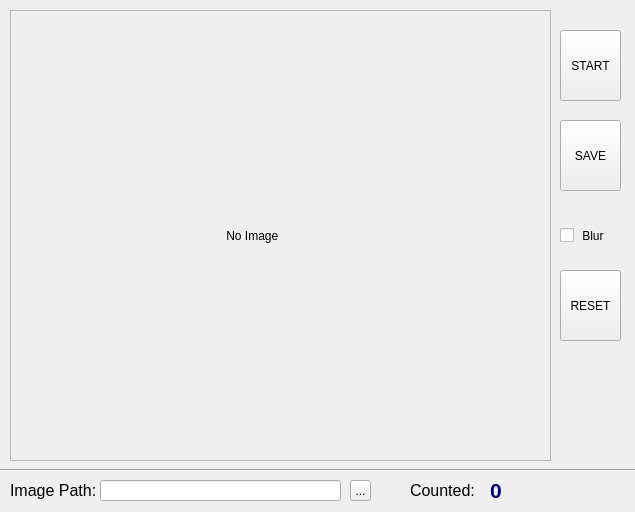
<?xml version="1.0" encoding="UTF-8"?>
<ui version="4.0">
 <class>MainWindow</class>
 <widget class="QMainWindow" name="MainWindow">
  <property name="geometry">
   <rect>
    <x>0</x>
    <y>0</y>
    <width>635</width>
    <height>512</height>
   </rect>
  </property>
  <property name="minimumSize">
   <size>
    <width>635</width>
    <height>512</height>
   </size>
  </property>
  <property name="maximumSize">
   <size>
    <width>635</width>
    <height>512</height>
   </size>
  </property>
  <property name="windowTitle">
   <string>Cell Counter</string>
  </property>
  <widget class="QWidget" name="centralwidget">
   <widget class="QToolButton" name="btn_browser">
    <property name="geometry">
     <rect>
      <x>350</x>
      <y>480</y>
      <width>21</width>
      <height>21</height>
     </rect>
    </property>
    <property name="text">
     <string>...</string>
    </property>
   </widget>
   <widget class="QLineEdit" name="le_path">
    <property name="geometry">
     <rect>
      <x>100</x>
      <y>480</y>
      <width>241</width>
      <height>21</height>
     </rect>
    </property>
   </widget>
   <widget class="QLabel" name="label">
    <property name="geometry">
     <rect>
      <x>10</x>
      <y>480</y>
      <width>101</width>
      <height>21</height>
     </rect>
    </property>
    <property name="text">
     <string>&lt;html&gt;&lt;head/&gt;&lt;body&gt;&lt;p&gt;&lt;span style=&quot; font-size:12pt;&quot;&gt;Image Path:&lt;/span&gt;&lt;/p&gt;&lt;/body&gt;&lt;/html&gt;</string>
    </property>
   </widget>
   <widget class="QLabel" name="img">
    <property name="geometry">
     <rect>
      <x>10</x>
      <y>10</y>
      <width>541</width>
      <height>451</height>
     </rect>
    </property>
    <property name="text">
     <string>                                                                 No Image</string>
    </property>
   </widget>
   <widget class="Line" name="line">
    <property name="geometry">
     <rect>
      <x>0</x>
      <y>460</y>
      <width>641</width>
      <height>20</height>
     </rect>
    </property>
    <property name="orientation">
     <enum>Qt::Horizontal</enum>
    </property>
   </widget>
   <widget class="QPushButton" name="startButton">
    <property name="geometry">
     <rect>
      <x>560</x>
      <y>30</y>
      <width>61</width>
      <height>71</height>
     </rect>
    </property>
    <property name="text">
     <string>START</string>
    </property>
   </widget>
   <widget class="QLabel" name="label_2">
    <property name="geometry">
     <rect>
      <x>410</x>
      <y>480</y>
      <width>71</width>
      <height>21</height>
     </rect>
    </property>
    <property name="text">
     <string>&lt;html&gt;&lt;head/&gt;&lt;body&gt;&lt;p&gt;&lt;span style=&quot; font-size:12pt;&quot;&gt;Counted: &lt;/span&gt;&lt;/p&gt;&lt;/body&gt;&lt;/html&gt;</string>
    </property>
   </widget>
   <widget class="QLabel" name="cellCount">
    <property name="geometry">
     <rect>
      <x>490</x>
      <y>470</y>
      <width>41</width>
      <height>41</height>
     </rect>
    </property>
    <property name="font">
     <font>
      <pointsize>16</pointsize>
      <weight>75</weight>
      <bold>true</bold>
     </font>
    </property>
    <property name="text">
     <string>&lt;html&gt;&lt;head/&gt;&lt;body&gt;&lt;p&gt;&lt;span style=&quot; font-size:16pt; font-weight:600; color:#00007f;&quot;&gt;0&lt;/span&gt;&lt;/p&gt;&lt;/body&gt;&lt;/html&gt;</string>
    </property>
   </widget>
   <widget class="QFrame" name="frame">
    <property name="geometry">
     <rect>
      <x>10</x>
      <y>10</y>
      <width>541</width>
      <height>451</height>
     </rect>
    </property>
    <property name="frameShape">
     <enum>QFrame::StyledPanel</enum>
    </property>
    <property name="frameShadow">
     <enum>QFrame::Raised</enum>
    </property>
   </widget>
   <widget class="QPushButton" name="saveButton">
    <property name="geometry">
     <rect>
      <x>560</x>
      <y>120</y>
      <width>61</width>
      <height>71</height>
     </rect>
    </property>
    <property name="text">
     <string>SAVE</string>
    </property>
   </widget>
   <widget class="QCheckBox" name="checkBox">
    <property name="geometry">
     <rect>
      <x>560</x>
      <y>210</y>
      <width>81</width>
      <height>51</height>
     </rect>
    </property>
    <property name="text">
     <string> Blur</string>
    </property>
   </widget>
   <widget class="QPushButton" name="resetButton">
    <property name="geometry">
     <rect>
      <x>560</x>
      <y>270</y>
      <width>61</width>
      <height>71</height>
     </rect>
    </property>
    <property name="text">
     <string>RESET</string>
    </property>
   </widget>
  </widget>
 </widget>
 <resources/>
 <connections/>
</ui>
